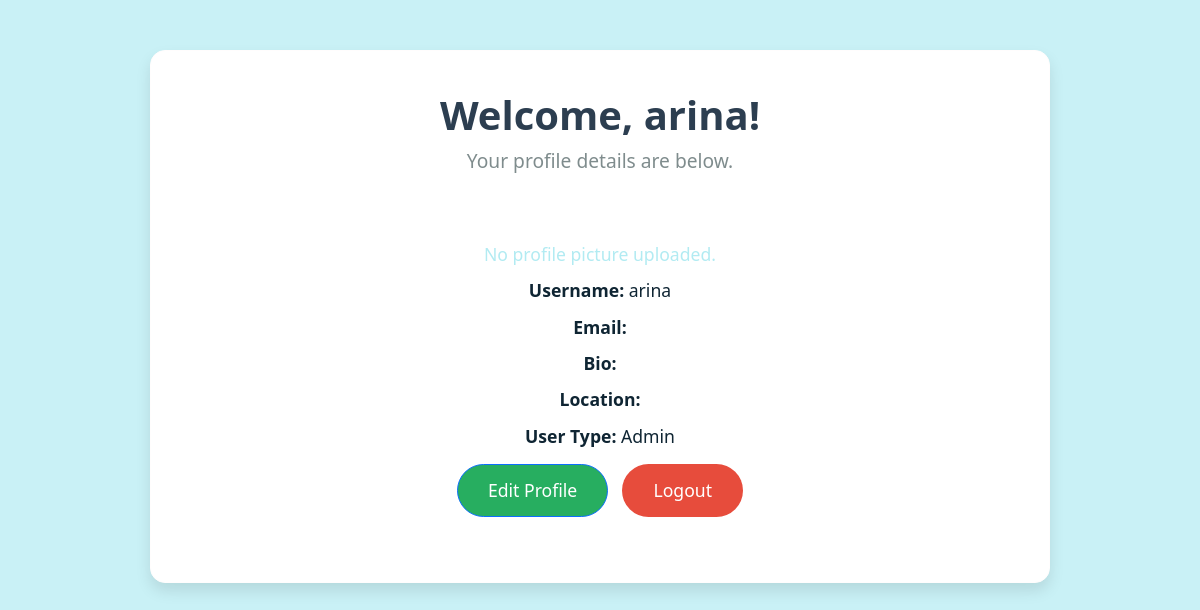
Page /accounts/profile (signed in) on the earlier database version.
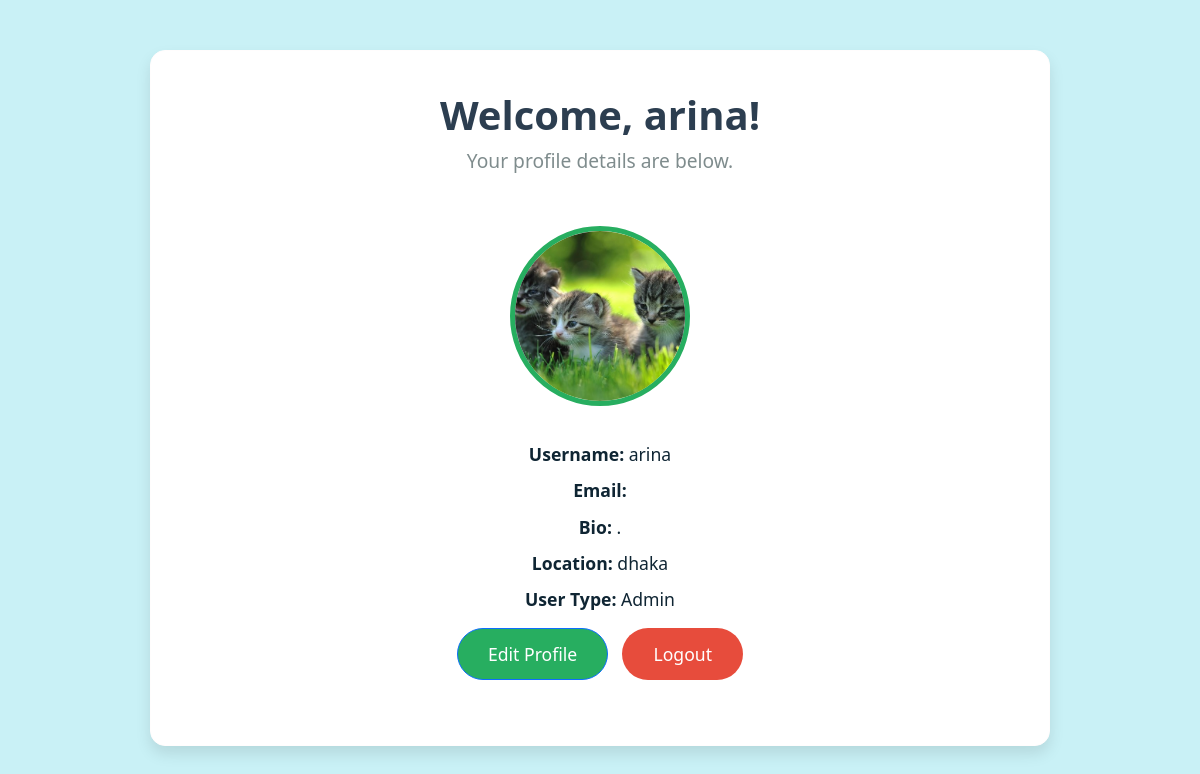
Same page on the later database version.
### accounts/models.py (models this page shows, shortened)
class Profile(models.Model):
    user = models.OneToOneField(User, on_delete=models.CASCADE)
    USER_TYPE_CHOICES = [
        ('admin', 'Admin'),
        ('seller', 'Seller'),
        ('buyer', 'Buyer'),
    ]
    user_type = models.CharField(max_length=10, choices=USER_TYPE_CHOICES, default='buyer')
    bio = models.TextField(blank=True)
    location = models.CharField(max_length=100, blank=True)
    profile_picture = models.ImageField(upload_to='profile_pics/', blank=True, null=True)
    class Meta:
        permissions = [
            ("can_add_profile", "Can add profile"),
            ("can_change_profile", "Can change profile"),
            ("can_delete_profile", "Can delete profile"),
            ("can_view_profile", "Can view profile"),
        ]

### accounts/views.py (the view)
# urls.py: path('profile', views.view_profile, name='view_profile'),
@login_required
def view_profile(request):
    try:
        profile = Profile.objects.get(user=request.user)
    except ObjectDoesNotExist:
        profile = None  # Handle case where profile does not exist
    return render(request, 'view_profile.html', {'profile': profile, 'user': request.user})

### templates/view_profile.html (shortened to what this page needs)
<!DOCTYPE html>
<html lang="en">
<head>
    <link href="https://cdn.jsdelivr.net/npm/bootstrap@5.1.3/dist/css/bootstrap.min.css" rel="stylesheet">
</head>
<body>
    <div class="container">
        <div class="profile-container">
            <div class="profile-header">
                <h1>Welcome, {{ user.username }}!</h1>
                <p>Your profile details are below.</p>
            </div>
            <div class="profile-info">
                {% if profile.profile_picture %}
                    <img src="{{ profile.profile_picture.url }}" alt="{{ user.username }}">
                {% else %}
                    <div class="no-picture">No profile picture uploaded.</div>
                {% endif %}
                <p><strong>Username:</strong> {{ user.username }}</p>
                <p><strong>Email:</strong> {{ user.email }}</p>
                <p><strong>Bio:</strong> {{ profile.bio }}</p>
                <p><strong>Location:</strong> {{ profile.location }}</p>
                <p><strong>User Type:</strong> {{ profile.get_user_type_display }}</p>
                <div>
                    <a href="{% url 'edit_profile' %}" class="btn btn-primary">Edit Profile</a>
                    <a href="{% url 'logout' %}" class="btn logout-btn">Logout</a>
                </div>
            </div>
        </div>
    </div>
</body>
</html>

Differences in the rows shown:
changed Profile "Admin": profile_picture: picture added; bio (not shown) → "."; location (not shown) → "dhaka"
Other differences:
text no longer shown: "No profile picture uploaded."
